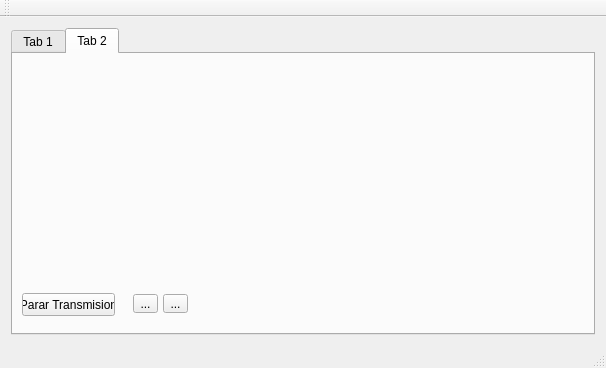
<?xml version="1.0" encoding="UTF-8"?>
<ui version="4.0">
 <class>MainWindow</class>
 <widget class="QMainWindow" name="MainWindow">
  <property name="geometry">
   <rect>
    <x>0</x>
    <y>0</y>
    <width>606</width>
    <height>368</height>
   </rect>
  </property>
  <property name="windowTitle">
   <string>MainWindow</string>
  </property>
  <widget class="QWidget" name="centralWidget">
   <layout class="QHBoxLayout" name="horizontalLayout_2">
    <item>
     <widget class="QTabWidget" name="tabWidget">
      <property name="currentIndex">
       <number>1</number>
      </property>
      <widget class="QWidget" name="tab">
       <attribute name="title">
        <string>Tab 1</string>
       </attribute>
       <layout class="QHBoxLayout" name="horizontalLayout_3">
        <item>
         <layout class="QVBoxLayout" name="verticalLayout">
          <item>
           <widget class="QLabel" name="label">
            <property name="text">
             <string>Puertos disponibles:</string>
            </property>
           </widget>
          </item>
          <item>
           <widget class="QListWidget" name="MylistWidget"/>
          </item>
          <item>
           <layout class="QHBoxLayout" name="horizontalLayout">
            <item>
             <widget class="QPushButton" name="btnBuscar">
              <property name="text">
               <string>Actualizar lista de puertos</string>
              </property>
             </widget>
            </item>
            <item>
             <spacer name="horizontalSpacer">
              <property name="orientation">
               <enum>Qt::Horizontal</enum>
              </property>
              <property name="sizeHint" stdset="0">
               <size>
                <width>40</width>
                <height>20</height>
               </size>
              </property>
             </spacer>
            </item>
           </layout>
          </item>
          <item>
           <layout class="QGridLayout" name="gridLayout" columnstretch="0,1,0" columnminimumwidth="0,0,0">
            <item row="2" column="0">
             <widget class="QLabel" name="label_6">
              <property name="text">
               <string>VID:</string>
              </property>
             </widget>
            </item>
            <item row="2" column="1" colspan="2">
             <widget class="QLabel" name="lbl_VID">
              <property name="text">
               <string>-------------</string>
              </property>
             </widget>
            </item>
            <item row="3" column="0">
             <widget class="QLabel" name="label_7">
              <property name="text">
               <string>PID:</string>
              </property>
             </widget>
            </item>
            <item row="3" column="1" colspan="2">
             <widget class="QLabel" name="lbl_PID">
              <property name="text">
               <string>-------------</string>
              </property>
             </widget>
            </item>
            <item row="1" column="0">
             <widget class="QLabel" name="label_3">
              <property name="text">
               <string>Fabricante: </string>
              </property>
             </widget>
            </item>
            <item row="0" column="0">
             <widget class="QLabel" name="label_2">
              <property name="text">
               <string>Descripción:</string>
              </property>
             </widget>
            </item>
            <item row="0" column="1" colspan="2">
             <widget class="QLabel" name="lblSerialDescription">
              <property name="text">
               <string>-------------</string>
              </property>
             </widget>
            </item>
            <item row="1" column="1" colspan="2">
             <widget class="QLabel" name="lblSerialManufacter">
              <property name="text">
               <string>-------------</string>
              </property>
             </widget>
            </item>
           </layout>
          </item>
          <item>
           <widget class="QPushButton" name="btnConectar">
            <property name="enabled">
             <bool>false</bool>
            </property>
            <property name="text">
             <string>Conectar</string>
            </property>
           </widget>
          </item>
         </layout>
        </item>
        <item>
         <layout class="QVBoxLayout" name="verticalLayout_5">
          <item>
           <widget class="QLabel" name="label_8">
            <property name="font">
             <font>
              <weight>75</weight>
              <bold>true</bold>
             </font>
            </property>
            <property name="text">
             <string>Conectado A:</string>
            </property>
           </widget>
          </item>
          <item>
           <widget class="QLabel" name="lblSerialConected">
            <property name="font">
             <font>
              <pointsize>18</pointsize>
              <weight>75</weight>
              <bold>true</bold>
             </font>
            </property>
            <property name="text">
             <string>Sin Conexión</string>
            </property>
            <property name="scaledContents">
             <bool>true</bool>
            </property>
            <property name="alignment">
             <set>Qt::AlignCenter</set>
            </property>
            <property name="margin">
             <number>0</number>
            </property>
           </widget>
          </item>
          <item>
           <widget class="QLabel" name="label_4">
            <property name="font">
             <font>
              <weight>75</weight>
              <bold>true</bold>
             </font>
            </property>
            <property name="text">
             <string>Mensaje a enviar:</string>
            </property>
           </widget>
          </item>
          <item>
           <widget class="QLineEdit" name="edtxEnviar">
            <property name="enabled">
             <bool>false</bool>
            </property>
           </widget>
          </item>
          <item>
           <widget class="QPushButton" name="btnEnviar">
            <property name="enabled">
             <bool>false</bool>
            </property>
            <property name="text">
             <string>Enviar</string>
            </property>
           </widget>
          </item>
          <item>
           <widget class="QLabel" name="label_5">
            <property name="font">
             <font>
              <weight>75</weight>
              <bold>true</bold>
             </font>
            </property>
            <property name="text">
             <string>Mensaje Recibido</string>
            </property>
           </widget>
          </item>
          <item>
           <widget class="QLabel" name="lbldatosRecibidos">
            <property name="text">
             <string>--------------------</string>
            </property>
           </widget>
          </item>
         </layout>
        </item>
       </layout>
      </widget>
      <widget class="QWidget" name="tab_2">
       <attribute name="title">
        <string>Tab 2</string>
       </attribute>
       <widget class="QwtPlot" name="widgetToPlot" native="true">
        <property name="geometry">
         <rect>
          <x>9</x>
          <y>9</y>
          <width>564</width>
          <height>224</height>
         </rect>
        </property>
       </widget>
       <widget class="QPushButton" name="pushButton">
        <property name="geometry">
         <rect>
          <x>9</x>
          <y>239</y>
          <width>93</width>
          <height>23</height>
         </rect>
        </property>
        <property name="text">
         <string>Parar Transmision</string>
        </property>
       </widget>
       <widget class="QToolButton" name="toolButton">
        <property name="geometry">
         <rect>
          <x>120</x>
          <y>240</y>
          <width>25</width>
          <height>19</height>
         </rect>
        </property>
        <property name="text">
         <string>...</string>
        </property>
        <property name="iconSize">
         <size>
          <width>32</width>
          <height>32</height>
         </size>
        </property>
       </widget>
       <widget class="QToolButton" name="toolButton_2">
        <property name="geometry">
         <rect>
          <x>150</x>
          <y>240</y>
          <width>25</width>
          <height>19</height>
         </rect>
        </property>
        <property name="text">
         <string>...</string>
        </property>
        <property name="iconSize">
         <size>
          <width>32</width>
          <height>32</height>
         </size>
        </property>
       </widget>
      </widget>
     </widget>
    </item>
   </layout>
  </widget>
  <widget class="QMenuBar" name="menuBar">
   <property name="geometry">
    <rect>
     <x>0</x>
     <y>0</y>
     <width>606</width>
     <height>21</height>
    </rect>
   </property>
  </widget>
  <widget class="QToolBar" name="mainToolBar">
   <attribute name="toolBarArea">
    <enum>TopToolBarArea</enum>
   </attribute>
   <attribute name="toolBarBreak">
    <bool>false</bool>
   </attribute>
  </widget>
  <widget class="QStatusBar" name="statusBar"/>
 </widget>
 <layoutdefault spacing="6" margin="11"/>
 <customwidgets>
  <customwidget>
   <class>QwtPlot</class>
   <extends>QWidget</extends>
   <header location="global">qwt_plot.h</header>
   <container>1</container>
  </customwidget>
 </customwidgets>
 <resources/>
 <connections/>
</ui>
